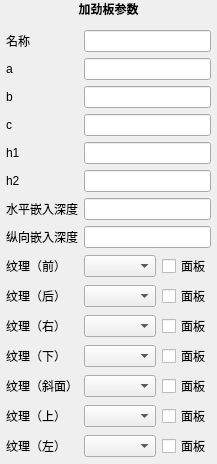
          <widget class="QWidget" name="stiffenerPanel">
           <property name="sizePolicy">
            <sizepolicy hsizetype="Minimum" vsizetype="MinimumExpanding">
             <horstretch>0</horstretch>
             <verstretch>0</verstretch>
            </sizepolicy>
           </property>
           <layout class="QVBoxLayout" name="verticalLayout_5" stretch="0,1">
            <property name="leftMargin">
             <number>0</number>
            </property>
            <property name="topMargin">
             <number>0</number>
            </property>
            <property name="rightMargin">
             <number>0</number>
            </property>
            <property name="bottomMargin">
             <number>0</number>
            </property>
            <item>
             <widget class="QLabel" name="label_11">
              <property name="font">
               <font>
                <bold>true</bold>
               </font>
              </property>
              <property name="text">
               <string>加劲板参数</string>
              </property>
              <property name="alignment">
               <set>Qt::AlignmentFlag::AlignCenter</set>
              </property>
             </widget>
            </item>
            <item>
             <layout class="QFormLayout" name="formLayout_4">
              <property name="leftMargin">
               <number>6</number>
              </property>
              <property name="topMargin">
               <number>6</number>
              </property>
              <property name="rightMargin">
               <number>6</number>
              </property>
              <property name="bottomMargin">
               <number>6</number>
              </property>
              <item row="1" column="0">
               <widget class="QLabel" name="aLabel">
                <property name="text">
                 <string>a</string>
                </property>
               </widget>
              </item>
              <item row="1" column="1">
               <widget class="QLineEdit" name="stiffenerA"/>
              </item>
              <item row="2" column="0">
               <widget class="QLabel" name="bLabel">
                <property name="text">
                 <string>b</string>
                </property>
               </widget>
              </item>
              <item row="2" column="1">
               <widget class="QLineEdit" name="stiffenerB"/>
              </item>
              <item row="3" column="0">
               <widget class="QLabel" name="cLabel">
                <property name="text">
                 <string>c</string>
                </property>
               </widget>
              </item>
              <item row="3" column="1">
               <widget class="QLineEdit" name="stiffenerC"/>
              </item>
              <item row="4" column="0">
               <widget class="QLabel" name="h1Label">
                <property name="text">
                 <string>h1</string>
                </property>
               </widget>
              </item>
              <item row="4" column="1">
               <widget class="QLineEdit" name="stiffenerH1"/>
              </item>
              <item row="5" column="0">
               <widget class="QLabel" name="h2Label">
                <property name="text">
                 <string>h2</string>
                </property>
               </widget>
              </item>
              <item row="5" column="1">
               <widget class="QLineEdit" name="stiffenerH2"/>
              </item>
              <item row="6" column="0">
               <widget class="QLabel" name="Label_7">
                <property name="text">
                 <string>水平嵌入深度</string>
                </property>
               </widget>
              </item>
              <item row="6" column="1">
               <widget class="QLineEdit" name="stiffenerHOff"/>
              </item>
              <item row="7" column="0">
               <widget class="QLabel" name="Label_8">
                <property name="text">
                 <string>纵向嵌入深度</string>
                </property>
               </widget>
              </item>
              <item row="7" column="1">
               <widget class="QLineEdit" name="stiffenerVOff"/>
              </item>
              <item row="8" column="0">
               <widget class="QLabel" name="Label_9">
                <property name="text">
                 <string>纹理（前）</string>
                </property>
               </widget>
              </item>
              <item row="9" column="0">
               <widget class="QLabel" name="Label_10">
                <property name="text">
                 <string>纹理（后）</string>
                </property>
               </widget>
              </item>
              <item row="10" column="0">
               <widget class="QLabel" name="Label_11">
                <property name="text">
                 <string>纹理（右）</string>
                </property>
               </widget>
              </item>
              <item row="11" column="0">
               <widget class="QLabel" name="Label_12">
                <property name="text">
                 <string>纹理（下）</string>
                </property>
               </widget>
              </item>
              <item row="12" column="0">
               <widget class="QLabel" name="Label_13">
                <property name="text">
                 <string>纹理（斜面）</string>
                </property>
               </widget>
              </item>
              <item row="13" column="0">
               <widget class="QLabel" name="Label_14">
                <property name="text">
                 <string>纹理（上）</string>
                </property>
               </widget>
              </item>
              <item row="14" column="0">
               <widget class="QLabel" name="Label_15">
                <property name="text">
                 <string>纹理（左）</string>
                </property>
               </widget>
              </item>
              <item row="0" column="0">
               <widget class="QLabel" name="Label_17">
                <property name="text">
                 <string>名称</string>
                </property>
               </widget>
              </item>
              <item row="0" column="1">
               <widget class="QLineEdit" name="stiffenerName"/>
              </item>
              <item row="8" column="1">
               <layout class="QHBoxLayout" name="horizontalLayout_15">
                <property name="topMargin">
                 <number>0</number>
                </property>
                <item>
                 <widget class="QComboBox" name="stiffenerTexFront">
                  <property name="sizePolicy">
                   <sizepolicy hsizetype="Expanding" vsizetype="Fixed">
                    <horstretch>0</horstretch>
                    <verstretch>0</verstretch>
                   </sizepolicy>
                  </property>
                 </widget>
                </item>
                <item>
                 <widget class="QCheckBox" name="stiffenerTexFrontEditable">
                  <property name="text">
                   <string>面板</string>
                  </property>
                 </widget>
                </item>
               </layout>
              </item>
              <item row="9" column="1">
               <layout class="QHBoxLayout" name="horizontalLayout_16">
                <property name="topMargin">
                 <number>0</number>
                </property>
                <item>
                 <widget class="QComboBox" name="stiffenerTexBack">
                  <property name="sizePolicy">
                   <sizepolicy hsizetype="Expanding" vsizetype="Fixed">
                    <horstretch>0</horstretch>
                    <verstretch>0</verstretch>
                   </sizepolicy>
                  </property>
                 </widget>
                </item>
                <item>
                 <widget class="QCheckBox" name="stiffenerTexBackEditable">
                  <property name="text">
                   <string>面板</string>
                  </property>
                 </widget>
                </item>
               </layout>
              </item>
              <item row="10" column="1">
               <layout class="QHBoxLayout" name="horizontalLayout_17">
                <property name="topMargin">
                 <number>0</number>
                </property>
                <item>
                 <widget class="QComboBox" name="stiffenerTexRight">
                  <property name="sizePolicy">
                   <sizepolicy hsizetype="Expanding" vsizetype="Fixed">
                    <horstretch>0</horstretch>
                    <verstretch>0</verstretch>
                   </sizepolicy>
                  </property>
                 </widget>
                </item>
                <item>
                 <widget class="QCheckBox" name="stiffenerTexRightEditable">
                  <property name="text">
                   <string>面板</string>
                  </property>
                 </widget>
                </item>
               </layout>
              </item>
              <item row="11" column="1">
               <layout class="QHBoxLayout" name="horizontalLayout_18">
                <property name="topMargin">
                 <number>0</number>
                </property>
                <item>
                 <widget class="QComboBox" name="stiffenerTexBottom">
                  <property name="sizePolicy">
                   <sizepolicy hsizetype="Expanding" vsizetype="Fixed">
                    <horstretch>0</horstretch>
                    <verstretch>0</verstretch>
                   </sizepolicy>
                  </property>
                 </widget>
                </item>
                <item>
                 <widget class="QCheckBox" name="stiffenerTexBottomEditable">
                  <property name="text">
                   <string>面板</string>
                  </property>
                 </widget>
                </item>
               </layout>
              </item>
              <item row="12" column="1">
               <layout class="QHBoxLayout" name="horizontalLayout_19">
                <property name="topMargin">
                 <number>0</number>
                </property>
                <item>
                 <widget class="QComboBox" name="stiffenerTexSlope">
                  <property name="sizePolicy">
                   <sizepolicy hsizetype="Expanding" vsizetype="Fixed">
                    <horstretch>0</horstretch>
                    <verstretch>0</verstretch>
                   </sizepolicy>
                  </property>
                 </widget>
                </item>
                <item>
                 <widget class="QCheckBox" name="stiffenerTexSlopeEditable">
                  <property name="text">
                   <string>面板</string>
                  </property>
                 </widget>
                </item>
               </layout>
              </item>
              <item row="13" column="1">
               <layout class="QHBoxLayout" name="horizontalLayout_20">
                <property name="topMargin">
                 <number>0</number>
                </property>
                <item>
                 <widget class="QComboBox" name="stiffenerTexTop">
                  <property name="sizePolicy">
                   <sizepolicy hsizetype="Expanding" vsizetype="Fixed">
                    <horstretch>0</horstretch>
                    <verstretch>0</verstretch>
                   </sizepolicy>
                  </property>
                 </widget>
                </item>
                <item>
                 <widget class="QCheckBox" name="stiffenerTexTopEditable">
                  <property name="text">
                   <string>面板</string>
                  </property>
                 </widget>
                </item>
               </layout>
              </item>
              <item row="14" column="1">
               <layout class="QHBoxLayout" name="horizontalLayout_21">
                <property name="topMargin">
                 <number>0</number>
                </property>
                <item>
                 <widget class="QComboBox" name="stiffenerTexLeft">
                  <property name="sizePolicy">
                   <sizepolicy hsizetype="Expanding" vsizetype="Fixed">
                    <horstretch>0</horstretch>
                    <verstretch>0</verstretch>
                   </sizepolicy>
                  </property>
                 </widget>
                </item>
                <item>
                 <widget class="QCheckBox" name="stiffenerTexLeftEditable">
                  <property name="text">
                   <string>面板</string>
                  </property>
                 </widget>
                </item>
               </layout>
              </item>
             </layout>
            </item>
           </layout>
          </widget>
